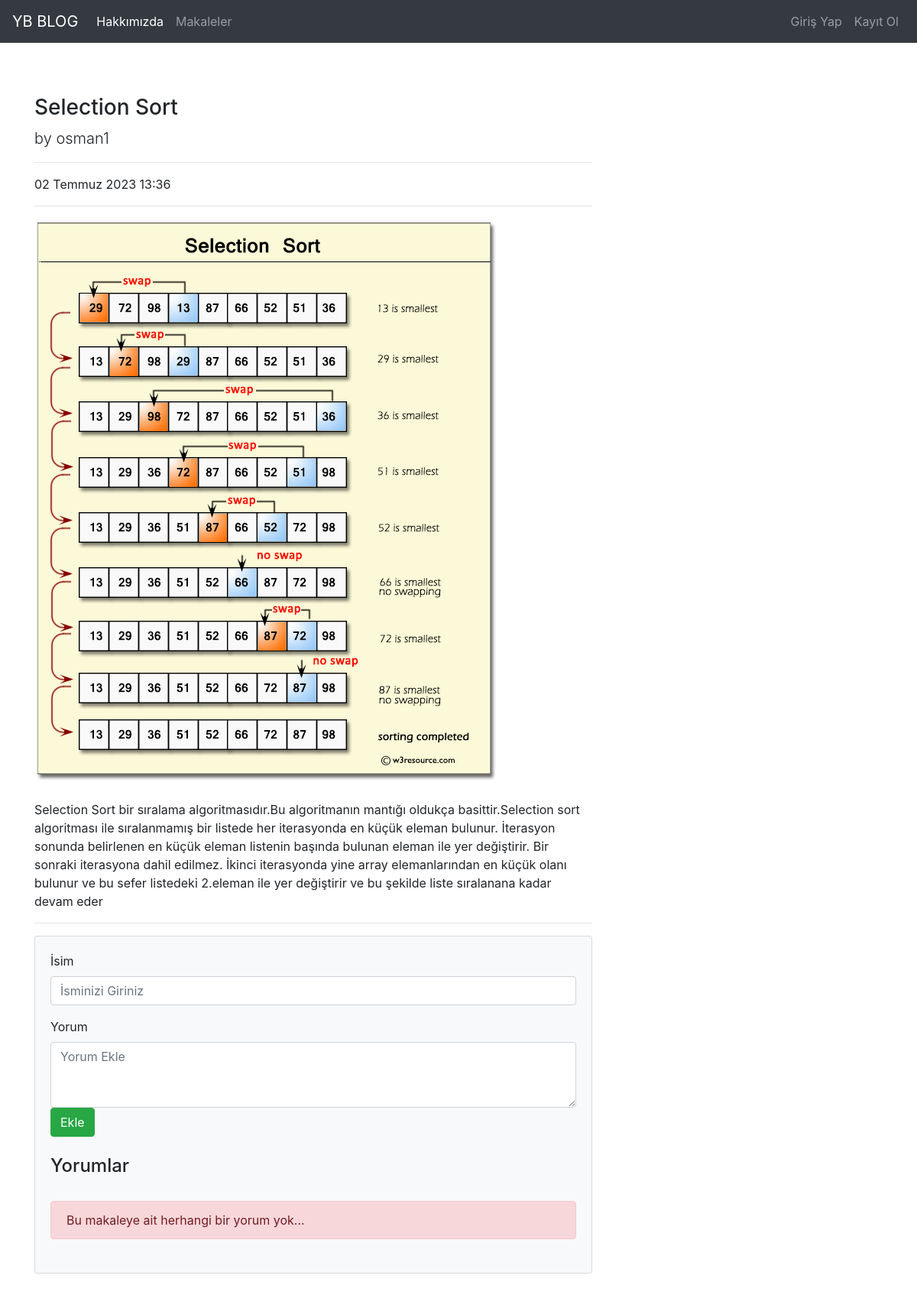
/article/article/17, run on the app's committed database.
### article/models.py (models this page shows, shortened)
class Article (models.Model):
    author=models.ForeignKey("auth.User",on_delete=models.CASCADE,verbose_name="Yazar")#auth tablosundaki user'a erişiyoruz.on delete ile silinmesi halinde kullanıcıya ait tüm verilerin silinmesini sağlıyoruz.
    title=models.CharField(max_length=50,verbose_name="Başlık")#verbose_name admin panelindeki adını değiştirmemizi sağlar.
    content=RichTextField()
    created_date=models.DateTimeField( auto_now_add=True,verbose_name="Oluşturma Tarihi")
    article_image=models.FileField( blank=True,null=True,verbose_name="Makaleye Fotoğraf Ekleyin") #blank ve null kısmı boş ya da dolu olabilir demek
    class Meta:
        ordering=['-created_date'] #en son eklenen makaleyi ilk sıraya getirsin diye yaptık.

### article/views.py (the view)
# urls.py: path('article/<int:id>', views.detail,name="detail"),
def detail(request,id):
    article=get_object_or_404(Article,id=id)# olmayan bir makale çağırılırsa 404 sayfasına gönderir,makale varsa obje haline getirir.
    comments=article.comments.all()
    return render(request,"detail.html",{"article":article,"comments":comments})

### templates/detail.html (shortened to what this page needs)
{% extends 'layout.html' %}
        {% block body %}
        <div class="row">
            <div class="col-lg-8">
                <h1 class="col-lg-8">
                    <h3 class="mt-4">{{article.title}}</h3>
                    <p class="lead">
                        by
                        {{article.author.username}}
                    </p>
                    <hr>
                    <p>{{article.created_date}}</p>
                    <hr>
                    {% if article.article_image %}
                    <figure class="mb-4"><img class="img-fluid rounded" src="{{article.article_image.url}}" alt="" /></figure>
                    {% endif %}
                    <p class= "lead">
                        {{article.content|safe}}
                    </p>
                    <hr>
        <section class="mb-5">
            <div class="card bg-light">
                <div class="card-body">
                    <form class="mb-4" action="{% url 'article:comment' article.id %}" method="post">
                        <div class="form-group">
                            <label for="exampleInputEmail1">İsim</label>
                            <input name="comment_author"type="text" class="form-control" id="exampleInputEmail1" aria-describedby="emailHelp" placeholder="İsminizi Giriniz">
                          </div>
                        <div class="form-group">
                            <label for="exampleInputEmail1">Yorum</label>
                            <textarea name="comment_content" class="form-control" rows="3" placeholder="Yorum Ekle"></textarea>
                            <button type="submit" class="btn btn-success">Ekle</button>
                    </form>
                    <br><br>
                    <h4>Yorumlar</h4><br>
                    {% if comments %}
                    {% for comment in comments  %}
                     <div class="d-flex">
                        <div class="flex-shrink-0"><img class="rounded-circle" src="https://dummyimage.com/50x50/ced4da/6c757d.jpg" alt="..." /></div>
                        <div class="ms-3">
                            <div class="fw-bold"><h5>{{comment.comment_author}}</h5></div>
                            {{comment.comment_date}} <br>
                            {{comment.comment_content}}
                        </div>
                    </div>
                    <br>
                    {% endfor %}
                    {% else  %}
                    <div class="alert alert-danger">
                        Bu makaleye ait herhangi bir yorum yok...
                    </div>
                    {% endif %}
        {% endblock  %}

### data on the page
Article: title "Selection Sort", author.username "osman1", created_date "02 Temmuz 2023 13:36", article_image (picture), content "Selection Sort bir sıralama algoritmasıdır.Bu algoritmanın mantığı oldukça basittir.Selection sort algoritması ile sıralanmamış bir listede her iterasyonda en küçük eleman bulunur. İterasyon sonunda belirlenen en küçük eleman listenin başında bulunan eleman ile yer değiştirir. Bir sonraki iterasyona dahil edilmez. İkinci iterasyonda yine array elemanlarından en küçük olanı bulunur ve bu sefer listedeki 2.eleman ile yer değiştirir ve bu şekilde liste sıralanana kadar devam eder"
